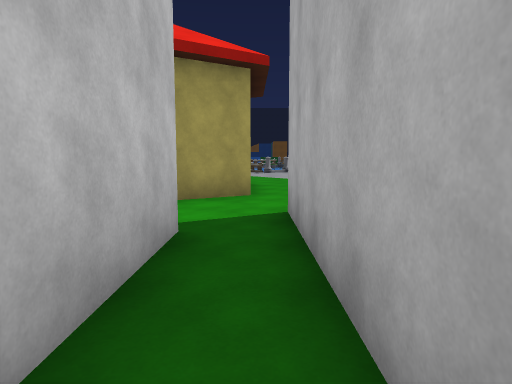
View 1 (above)

24 first-person views from a walk through a scene from a Unity 3-D project. The camera is 1.5 m above the floor, tilts 6° down and sees 75° across. The floor is counted in squares, 2 m on a side. Each view is taken from the middle of a square. On the plan, view 1 faces up. The plan holds only what a view shows up to about 11 squares ahead; the rest is blank. The place goes on beyond the plan. The player character is not drawn. Some surface patterns are stand-ins.

View 2
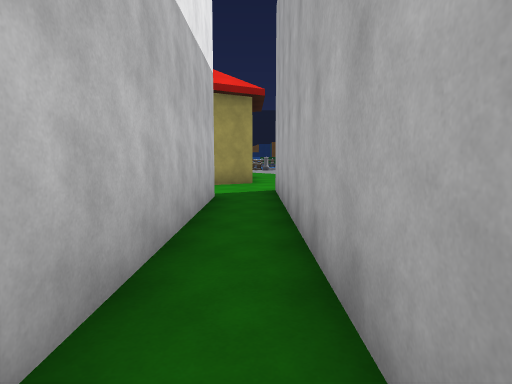

View 3
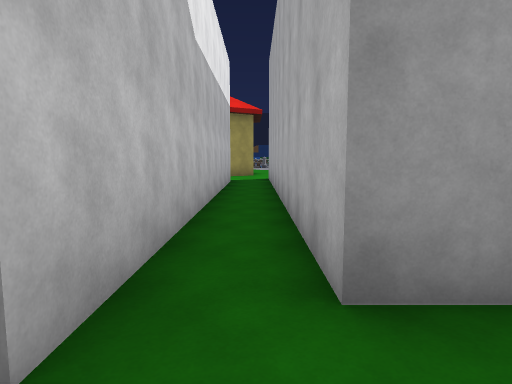

View 4
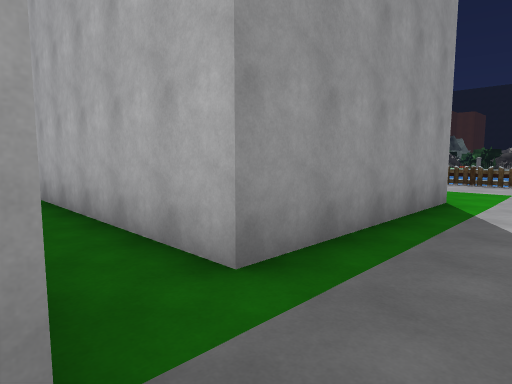

View 5
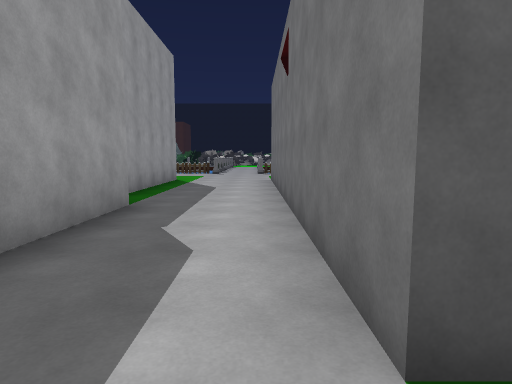

View 6
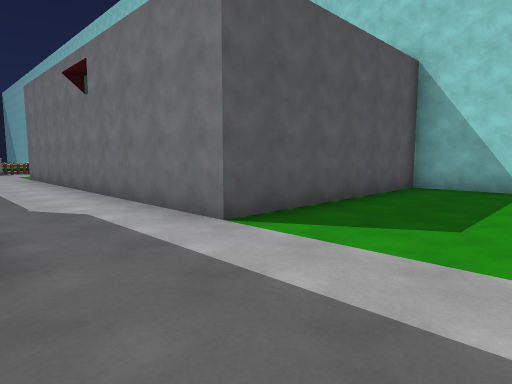

View 7
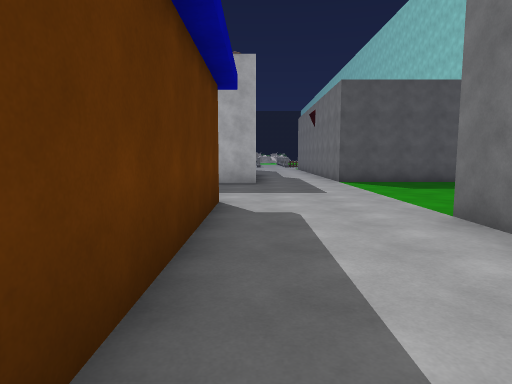

View 8
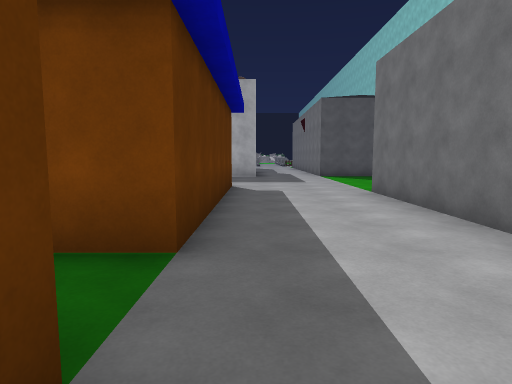

View 9
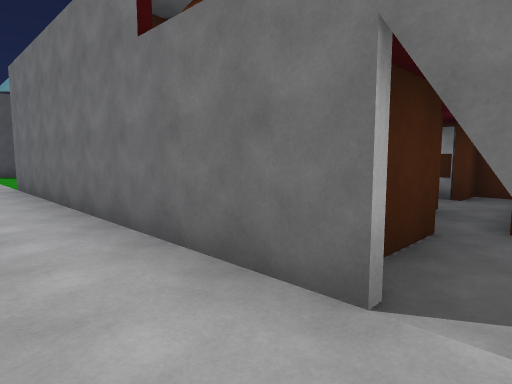

View 10
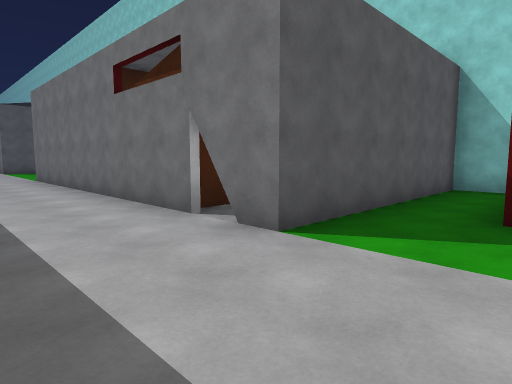

View 11
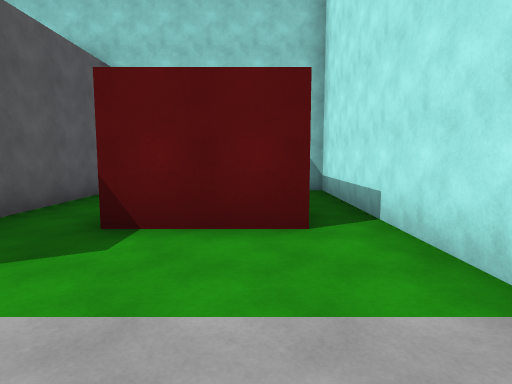

View 12
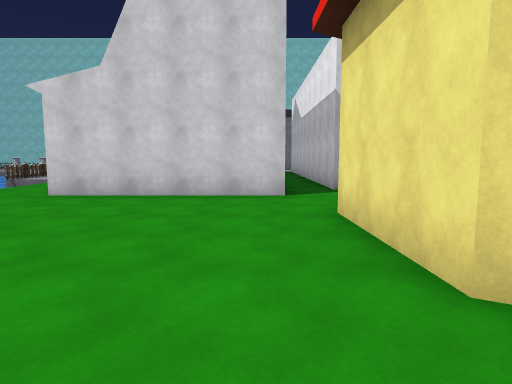

View 13
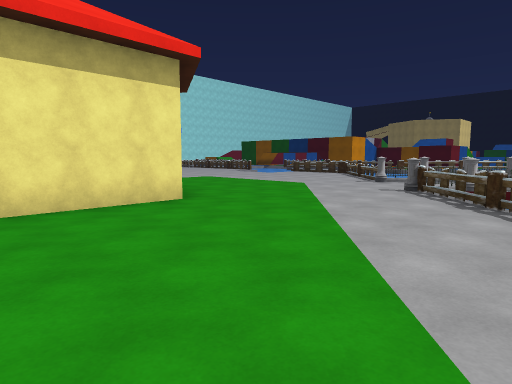

View 14
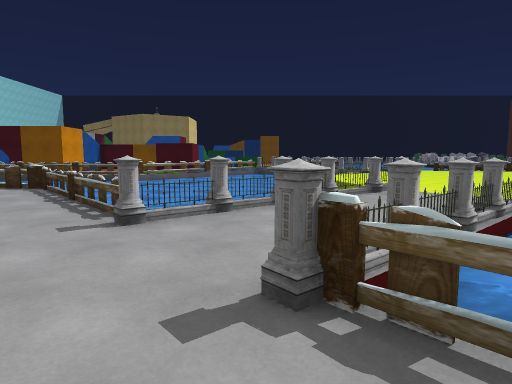

View 15
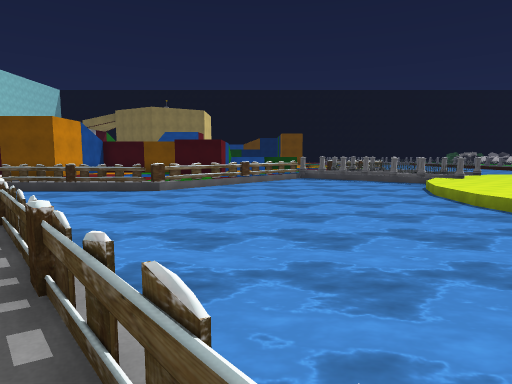

View 16
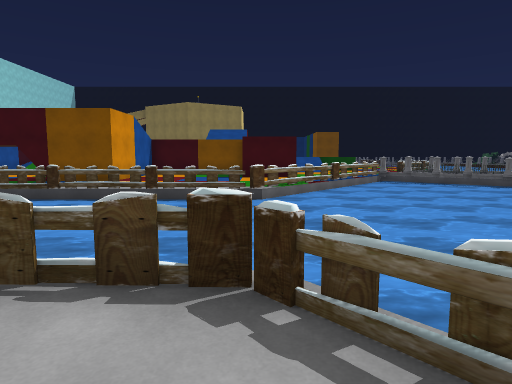

View 17
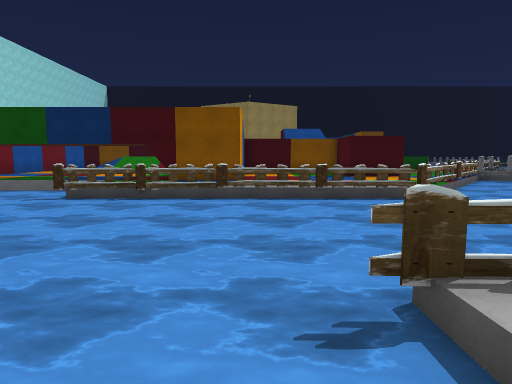

View 18
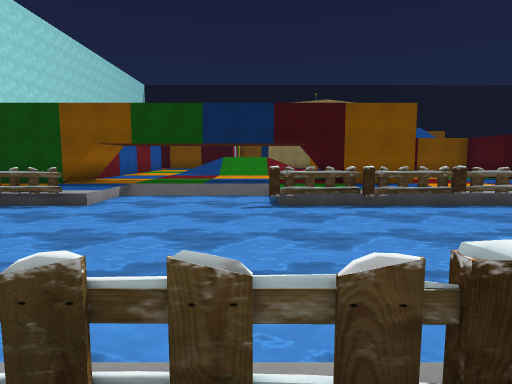

View 19
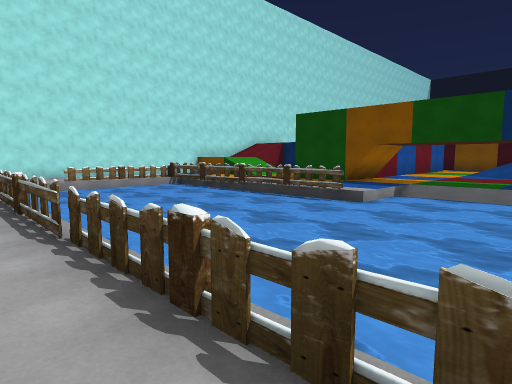

View 20
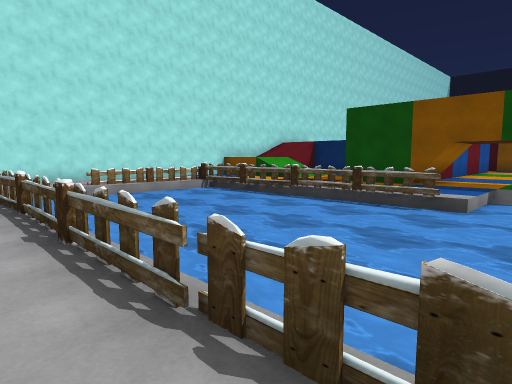

View 21
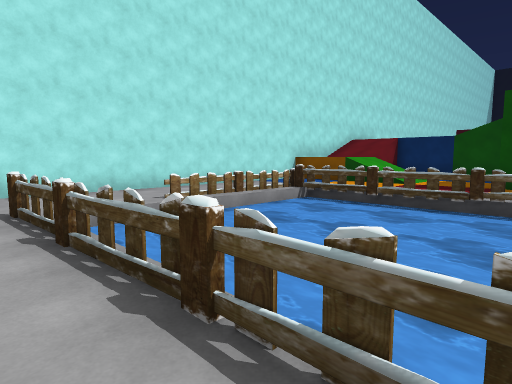

View 22
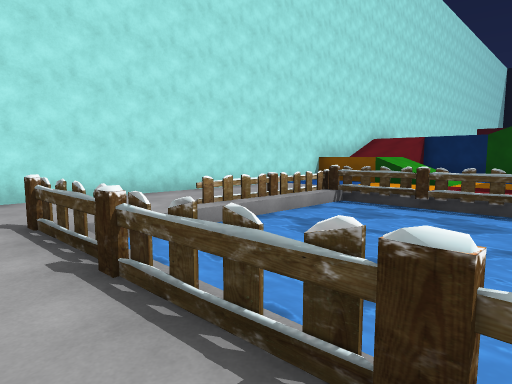

View 23
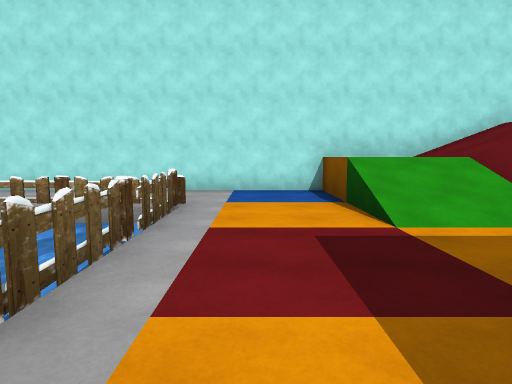

View 24
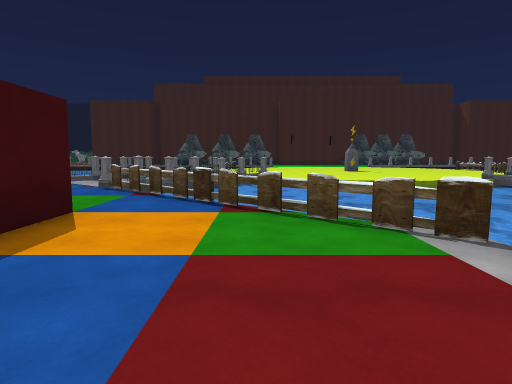

### Floor plan
Key: @ floor where view 1 was taken; # wall or solid block; x gap in a wall; . main floor; : floor 4.5 m higher than the main floor; / step, stairs or slope; = window, fence, low wall or low ledge; ~ water the walk can cross; ≈ water the walk keeps out of; F fence; O other object.
Columns run from 26 left of view 1 to 5 right of it. Each row starts with its distance up from view 1.
 33 #                            ..F
 32 #//                        .F.
 31 #//      ....            ...≈OO
 30 #  //..  :.....       .....≈≈≈#O
 29 #  //..  :......   .......=≈≈≈≈
 28 #..........////..........#≈≈≈≈≈≈
 27 #..........~~~~      ...#≈≈≈≈≈≈≈
 26 #...FF.O.O.≈≈≈FFFF#xx#.#≈≈≈≈≈≈≈≈
 25 #..O≈≈≈≈≈≈≈≈≈≈≈≈≈≈≈≈≈≈≈≈≈≈≈≈≈≈≈.
 24 #..O≈≈≈≈≈≈≈≈≈≈≈≈≈≈≈≈≈≈≈≈≈≈≈≈≈≈≈.
 23 #..O≈≈≈≈≈≈≈≈≈≈≈≈≈≈≈≈≈≈≈≈≈≈≈≈≈≈≈.
 22 #..O≈≈≈≈≈≈≈≈≈≈≈≈≈≈≈≈≈≈≈≈≈≈≈≈≈≈≈.
 21 #..≈≈≈≈≈≈≈≈≈≈≈≈≈≈≈≈≈≈≈≈≈≈≈≈≈≈≈≈
 20 #..FFFFxxxx≈≈==   ≈≈OOOO≈≈≈≈≈≈≈O
 19    ............   ~~≈ ..O≈≈≈≈≈#F
 18                    .   ..O≈≈≈F..
 17                         ..OFO...
 16                          ..F...F
 15                          ....FF
 14                         ....F#≈
 13                        ......O
 12                        .......O
 11                        ........O
 10                          .......
  9                          #......
  8                          #......
  7                          #......
  6                          #......
  5                          .......
  4                          .. ## #
  3                          #.
  2                          #.#
  1                          #.#
  0                          #@#
 -1                          #.#
 -2                           .#
 -3                          #.#
 -4                          #.#
 -5          #.######....#    .#####
 -6    ..................#####......
 -7   ..............................
 -8  ....  .........................
 -9 #....###########.....#### ######
-10 #....#           ....#
-11 #.##.#             ..#
-12 #.  .#             ..#
-13 #.  .#             ..#
-14 #.  .#             ..#
-15 ##  ##             ###

Where each view was taken, in squares from view 1:
view 1: 0 up, 0 right, facing up
view 2: 3 down, 0 right, facing up
view 3: 7 down, 0 right, facing up
view 4: 7 down, 1 left, facing up-right
view 5: 8 down, 6 left, facing right
view 6: 6 down, 8 left, facing down-right
view 7: 6 down, 15 left, facing right
view 8: 6 down, 18 left, facing right
view 9: 7 down, 20 left, facing down-right
view 10: 6 down, 23 left, facing down-right
view 11: 7 down, 24 left, facing down
view 12: 11 up, 1 right, facing down
view 13: 6 up, 5 right, facing up-left
view 14: 12 up, 2 right, facing up
view 15: 16 up, 0 right, facing up
view 16: 18 up, 3 left, facing up
view 17: 18 up, 7 left, facing up
view 18: 19 up, 12 left, facing up
view 19: 19 up, 12 left, facing up-left
view 20: 19 up, 14 left, facing up-left
view 21: 19 up, 18 left, facing up-left
view 22: 19 up, 19 left, facing up-left
view 23: 27 up, 18 left, facing left
view 24: 28 up, 6 left, facing right
